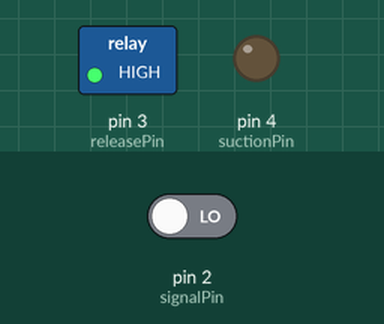
This sketch was run on a simulated Arduino Uno, built with avr-gcc and run on an emulated ATmega328P. On the bench: switched loads named in the sketch (green lamp = pin HIGH), output pins drawn as LEDs (lit = HIGH). Inputs (shaded band) come from the test bench; at power-on: pin 2 (signalPin) LOW.

Above: at 2.8 s.
2.9 s: pin 2 (signalPin) driven HIGH
At 4.0 s:
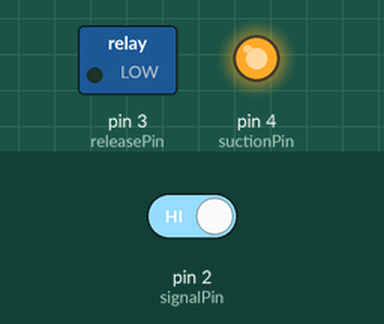
4.5 s: pin 2 (signalPin) driven LOW
At 5.1 s:
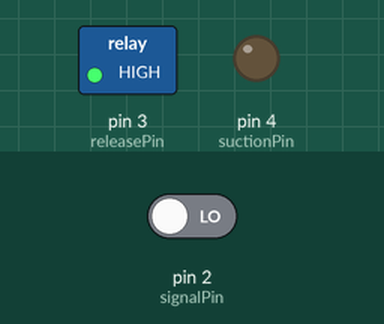
Timing chart, 0 to 7.5 s (numbered marks = the images above; inputs shaded):
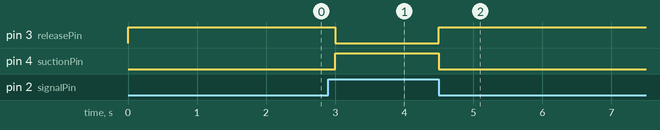

Measured:
- after the input at 2.9 s, pin 3 (releasePin): HIGH → LOW after 0.10 s; pin 4 (suctionPin): LOW → HIGH after 0.10 s
- after the input at 4.5 s, pin 3 (releasePin): LOW → HIGH at once; pin 4 (suctionPin): HIGH → LOW at once

The sketch:

pump_code.ino
```cpp
#include <SoftwareSerial.h>

SoftwareSerial armSerial(8,7); // RX, TX

const int suctionPin = 4;
const int releasePin = 3;
const int signalPin = 2;
void setup() {

  armSerial.begin(9600);

  pinMode(signalPin, INPUT);

  pinMode(suctionPin, OUTPUT);
  pinMode(releasePin, OUTPUT);

  initialize();
}

void initialize() {

  digitalWrite(suctionPin, LOW);
  digitalWrite(releasePin, LOW);
}

void inhale() {

  // hold vacuum continuously
  digitalWrite(suctionPin, HIGH);
  digitalWrite(releasePin, LOW);
}

void exhale() {

  digitalWrite(suctionPin, LOW);

  digitalWrite(releasePin, HIGH);
  delay(1000);          // short air release
  digitalWrite(releasePin, LOW);
}

void loop() {

  if (digitalRead(signalPin) == HIGH) {
    inhale();
  }
  else {
    exhale();
  }

}
```
